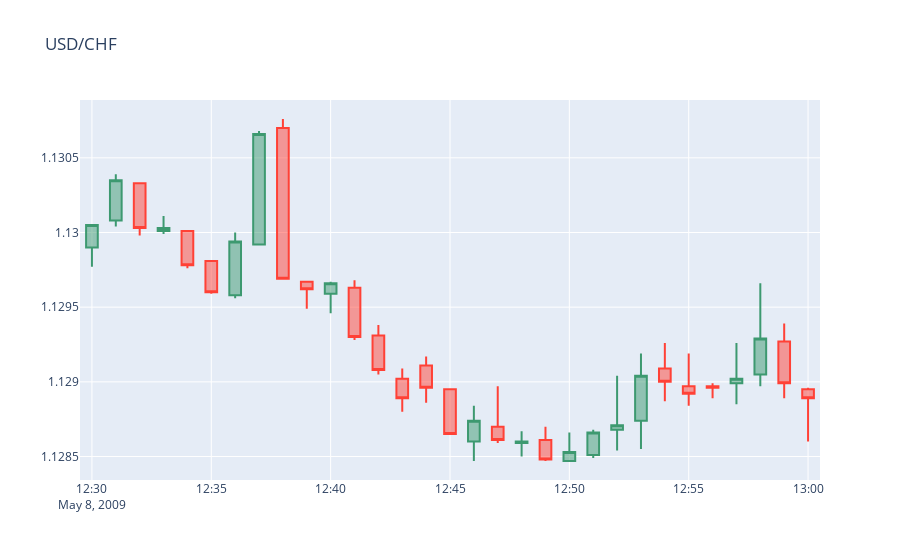

Notebook code cell kept with this figure:
### Markdown cell above
### <font color= #6B6B6B>Visual Validation #4 </font>

### Code cell
vs.candle_stick_plot(escenario4)
